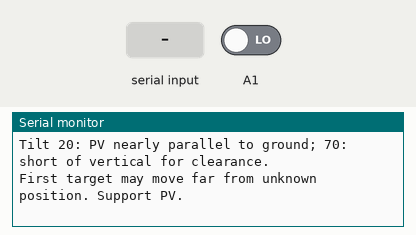
Recording of a sketch running on a simulated Arduino Pro Mini, built with avr-gcc and run on an emulated ATmega328P. Parts: the last lines printed to the serial monitor. Inputs (shaded band) come from the test bench; at power-on: A1 LOW.

Above: at 2.0 s.
2.1 s: "pan,1\n" received over Serial
At 2.9 s:
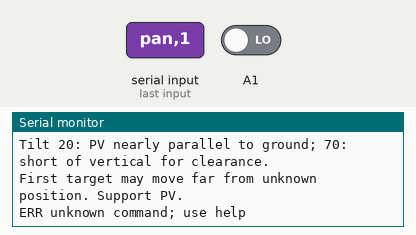
3.6 s: "pan\n" received over Serial
At 4.0 s:
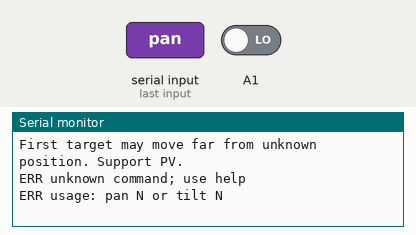
5.1 s: "status\n" received over Serial
At 6.3 s:
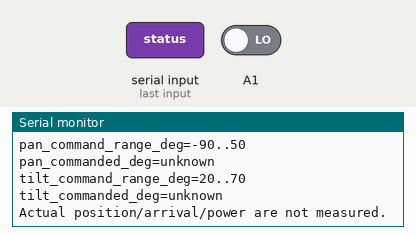
6.6 s: "probe\n" received over Serial
At 7.6 s:
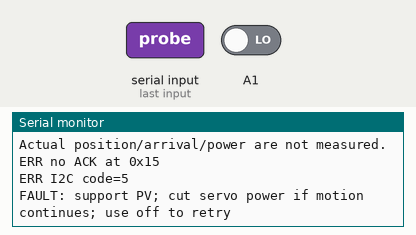

The sketch:

pimoroni_pantilt_test.ino
```cpp
// M4-3: Arduino Pro Mini ATmega328P, 3.3 V / 8 MHz.
// Protocol: pimoroni/pantilthat-python, commit a209e8eb58dfe24569fd17680957c8c7e57a219f.
// Register values and pulse conversion follow the official PanTilt driver.
// No position feedback: every reported angle is a COMMAND, not a measurement.
#include <Arduino.h>
// Software I2C: board labels A0 = SDA, A1 = SCL. External pull-ups to 3.3V.
#ifndef PANTILT_I2C
#include "SoftI2c.h"
SoftI2c hatBus(A0, A1);
#define PANTILT_I2C hatBus
#endif
#include <stdlib.h>
#include <string.h>
#include <errno.h>

const uint8_t HAT_ADDRESS = 0x15;
// User-selected command limits for the current mounting; retain pulse mapping.
// Pan -20 is an approximate centre selected using 10-degree test increments.
// In inverted UAV mounting, viewed from above, increasing Pan is clockwise.
// Tilt 20: PV face nearly parallel to ground; 70: short of vertical for clearance.
// User checked Pan travel at Tilt 70. These are not precision measured angles.
const int AXIS_MIN_DEG[2] = {-90, 20};
const int AXIS_MAX_DEG[2] = {50, 70};
const unsigned long IDLE_MS = 2000;
char lineBuffer[40];
uint8_t lineLength = 0;
bool lineOverflow = false;
bool fault = true;
uint8_t enabledMask = 0;
int commandedDeg[2] = {0, 0};
bool commandedValid[2] = {false, false};
unsigned long lastMoveMs = 0;

bool writeRegister(uint8_t reg, uint16_t value, bool word) {
  PANTILT_I2C.beginTransmission(HAT_ADDRESS);
  PANTILT_I2C.write(reg);
  PANTILT_I2C.write((uint8_t)(value & 0xff));
  if (word) PANTILT_I2C.write((uint8_t)(value >> 8)); // SMBus word: low byte first.
  uint8_t result = PANTILT_I2C.endTransmission();
  if (result != 0) {
    Serial.print(F("ERR I2C code="));
    Serial.println(result);
  }
  return result == 0;
}

void tripFault() {
  fault = true;
  // Best effort only: a broken bus cannot guarantee that PWM stops.
  if (writeRegister(0x00, 0, false)) enabledMask = 0;
  Serial.println(F("FAULT: support PV; cut servo power if motion continues; use off to retry"));
}

bool stopOutputs() {
  if (!writeRegister(0x00, 0, false)) {
    fault = true;
    Serial.println(F("ERR stop unconfirmed; disconnect servo power"));
    return false;
  }
  enabledMask = 0;
  fault = false;
  Serial.println(F("OK PWM off (power remains on; holding torque may be lost)"));
  return true;
}

bool angleAllowed(uint8_t axis, long angle) {
  return axis < 2 && angle >= AXIS_MIN_DEG[axis] && angle <= AXIS_MAX_DEG[axis];
}

void printRange(uint8_t axis) {
  if (axis >= 2) { Serial.println(F("ERR invalid axis")); return; }
  Serial.print(axis == 0 ? F("pan_command_range_deg=") : F("tilt_command_range_deg="));
  Serial.print(AXIS_MIN_DEG[axis]); Serial.print(F("..")); Serial.println(AXIS_MAX_DEG[axis]);
}

void moveAxis(uint8_t axis, int angle) {
  if (fault) {
    Serial.println(F("ERR fault; fix wiring/power then off"));
    return;
  }
  if (!angleAllowed(axis, angle)) {
    Serial.println(F("ERR command outside axis range"));
    printRange(axis);
    return;
  }
  // Select ONE axis. Disable both before loading a new target, so an old
  // register value cannot be enabled before the requested target is written.
  if (!writeRegister(0x00, 0, false)) { tripFault(); return; }
  enabledMask = 0;
  uint16_t pulse = 575UL + (uint32_t)(angle + 90) * 1750UL / 180UL;
  if (!writeRegister(axis == 0 ? 0x01 : 0x03, pulse, true)) {
    tripFault(); return;
  }
  if (!writeRegister(0x00, (uint8_t)(1U << axis), false)) {
    tripFault(); return;
  }
  enabledMask = (uint8_t)(1U << axis);
  commandedDeg[axis] = angle;
  commandedValid[axis] = true;
  lastMoveMs = millis();
  Serial.print(F("OK commanded_axis=")); Serial.print(axis == 0 ? F("pan") : F("tilt"));
  Serial.print(F(" commanded_deg=")); Serial.print(angle);
  Serial.print(F(" pulse_us=")); Serial.println(pulse);
}

void status() {
  Serial.print(F("STATUS fault=")); Serial.print(fault);
  Serial.print(F(" last_ack_enabled_mask=")); Serial.println(enabledMask);
  for (uint8_t i = 0; i < 2; ++i) {
    printRange(i);
    Serial.print(i == 0 ? F("pan_commanded_deg=") : F("tilt_commanded_deg="));
    if (commandedValid[i]) Serial.println(commandedDeg[i]);
    else Serial.println(F("unknown"));
  }
  Serial.println(F("Actual position/arrival/power are not measured."));
}

void help() {
  Serial.println(F("M4-3 Pimoroni HAT 0x15; 9600 baud; newline"));
  Serial.println(F("Software I2C: SDA=A0, SCL=A1; pull-ups to 3.3V"));
  Serial.println(F("help | probe | status | off | pan N | tilt N"));
  printRange(0); printRange(1);
  Serial.println(F("N: absolute integer command; one axis only; PWM off after 2s"));
  Serial.println(F("Manual operation: use 10-deg target increments; integer inputs remain accepted."));
  Serial.println(F("10 deg is an operating choice, not measured mechanical resolution."));
  Serial.println(F("Out-of-range commands are rejected; no clamping or sign inversion."));
  Serial.println(F("Pan approximate centre=-20 (10-deg test increments, not precision zero)."));
  Serial.println(F("Inverted UAV mount, viewed from above: increasing Pan is clockwise."));
  Serial.println(F("Tilt 20: PV nearly parallel to ground; 70: short of vertical for clearance."));
  Serial.println(F("First target may move far from unknown position. Support PV."));
}

void handleLine(char *line) {
  char *cmd = strtok(line, " \t");
  if (!cmd) return;
  char *arg = strtok(NULL, " \t");
  char *extra = strtok(NULL, " \t");
  bool isPan = strcmp(cmd, "pan") == 0;
  bool isTilt = strcmp(cmd, "tilt") == 0;
  if (isPan || isTilt) {
    if (!arg || extra) { Serial.println(F("ERR usage: pan N or tilt N")); return; }
    char *end;
    errno = 0;
    long angle = strtol(arg, &end, 10);
    if (end == arg || *end != '\0' || errno == ERANGE) {
      Serial.println(F("ERR expected integer degrees")); return;
    }
    uint8_t axis = isPan ? 0 : 1;
    // Validate long before narrowing to AVR's 16-bit int.
    if (!angleAllowed(axis, angle)) {
      Serial.println(F("ERR command outside axis range"));
      printRange(axis); return;
    }
    moveAxis(axis, (int)angle);
    return;
  }
  if (arg) { Serial.println(F("ERR unexpected argument")); return; }
  if (strcmp(cmd, "help") == 0) help();
  else if (strcmp(cmd, "status") == 0) status();
  else if (strcmp(cmd, "off") == 0) stopOutputs();
  else if (strcmp(cmd, "probe") == 0) {
    PANTILT_I2C.beginTransmission(HAT_ADDRESS);
    uint8_t result = PANTILT_I2C.endTransmission();
    Serial.println(result == 0 ? F("ACK 0x15 (identity not verified)") : F("ERR no ACK at 0x15"));
    if (result != 0) tripFault();
  } else Serial.println(F("ERR unknown command; use help"));
}

void setup() {
  Serial.begin(9600);
  PANTILT_I2C.begin();
  stopOutputs(); // No home, centre, sweep, or servo enable on startup.
  help();
}

void loop() {
  if (enabledMask && !fault && (unsigned long)(millis() - lastMoveMs) >= IDLE_MS) {
    stopOutputs();
  }
  // Bounded input per iteration keeps the idle timeout responsive.
  for (uint8_t count = 0; count < 16 && Serial.available(); ++count) {
    char c = (char)Serial.read();
    if (c == '\r' || c == '\n') {
      if (lineOverflow) Serial.println(F("ERR line too long or invalid"));
      else { lineBuffer[lineLength] = '\0'; handleLine(lineBuffer); }
      lineLength = 0;
      lineOverflow = false;
    } else if ((c < 32 && c != '\t') || c > 126) {
      lineOverflow = true;
    } else if (!lineOverflow) {
      if (lineLength < sizeof(lineBuffer) - 1) lineBuffer[lineLength++] = c;
      else lineOverflow = true;
    }
  }
}
```

SoftI2c.h
```cpp
#pragma once
#include <Arduino.h>

// Single-master, write-only I2C for the HAT. No external library required.
// Open drain: drive LOW or release to INPUT, never drive HIGH.
// Fit separate 4.7k resistors from SDA and SCL to MCU 3.3V.
// 10us half-period plus GPIO overhead: <=50kHz, not a measured bus rate.
class SoftI2c {
 public:
  SoftI2c(uint8_t sda, uint8_t scl) : sda_(sda), scl_(scl) {}
  void begin() { release(sda_); release(scl_); }
  void beginTransmission(uint8_t address) {
    address_ = address; length_ = 0; overflow_ = false;
  }
  void write(uint8_t value) {
    if (length_ < sizeof(data_)) data_[length_++] = value;
    else overflow_ = true;
  }
  // Compatible result codes: 0=OK, 1=overflow, 2=address NACK,
  // 3=data NACK, 4=bus stuck, 5=transaction timeout.
  uint8_t endTransmission() {
    if (overflow_) return 1;
    started_ = micros();
    release(sda_);
    if (!clockHigh()) { release(scl_); return 5; }
    if (digitalRead(sda_) == LOW) { release(scl_); return 4; }
    low(sda_); pause(); low(scl_);
    uint8_t result = sendByte((uint8_t)(address_ << 1), 2);
    for (uint8_t i = 0; i < length_ && result == 0; ++i)
      result = sendByte(data_[i], 3);
    // STOP. Even on a failed ACK attempt to release the bus.
    low(scl_); low(sda_); pause();
    bool stopped = clockHigh();
    release(sda_); pause(); release(scl_);
    if (!stopped) return 5;
    if (digitalRead(sda_) == LOW) return 4;
    return result;
  }
 private:
  uint8_t sda_, scl_, address_ = 0, length_ = 0, data_[3];
  bool overflow_ = false;
  unsigned long started_ = 0;
  static void pause() { delayMicroseconds(10); }
  static void release(uint8_t pin) { pinMode(pin, INPUT); digitalWrite(pin, LOW); }
  static void low(uint8_t pin) { digitalWrite(pin, LOW); pinMode(pin, OUTPUT); }
  bool clockHigh() {
    release(scl_);
    do {
      if ((unsigned long)(micros() - started_) >= 25000UL) return false;
    } while (digitalRead(scl_) == LOW);
    pause();
    return true;
  }
  uint8_t sendByte(uint8_t value, uint8_t nack) {
    for (uint8_t mask = 0x80; mask; mask >>= 1) {
      if (value & mask) release(sda_); else low(sda_);
      pause();
      if (!clockHigh()) return 5;
      low(scl_); pause();
    }
    release(sda_); pause();
    if (!clockHigh()) return 5;
    bool ack = digitalRead(sda_) == LOW;
    low(scl_); pause();
    return ack ? 0 : nack;
  }
};
```

Measured:
- after the input at 2.1 s, the serial monitor: prints a new line at once (image 1)
- after the input at 3.6 s, the serial monitor: prints a new line at once (image 2)
- after the input at 5.1 s, the serial monitor: prints a new line at once (image 3)
- after the input at 6.6 s, the serial monitor: prints a new line at once (image 4)
